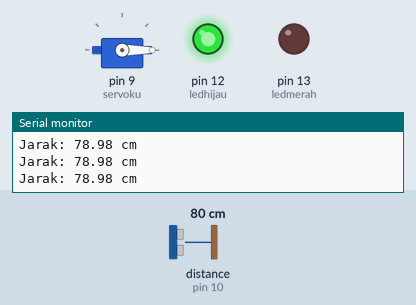
Simulated run of this sketch. Board: Arduino Uno, built with avr-gcc and run on an emulated ATmega328P. On the bench: servo, output pins drawn as LEDs (lit = HIGH), the last lines printed to the serial monitor. Wiring (inferred from the names in the program): ultrasonic range finder: trigger pin 11; echo pin 10. Inputs (shaded band) come from the test bench; at power-on: distance to the obstacle (sensor on pin 10) 80 cm. The echo pulse lasts 58.3 µs per cm; pins used as bus, display or sensor lines are not drawn.

Above: at 1.2 s.
1.3 s: distance to the obstacle (sensor on pin 10) set to 147 cm
2.8 s: distance to the obstacle (sensor on pin 10) set to 154 cm
At 3.4 s:
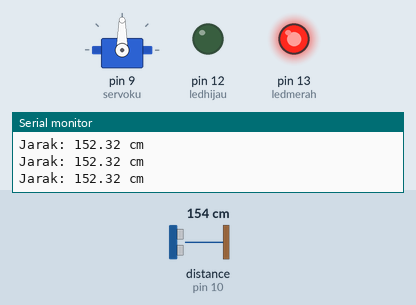
4.4 s: distance to the obstacle (sensor on pin 10) set to 2 cm
At 5.6 s:
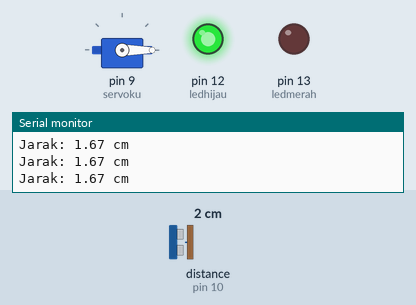
5.9 s: distance to the obstacle (sensor on pin 10) set to 250 cm
At 6.8 s:
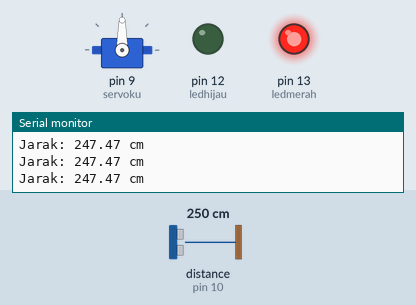
Timing chart, 0 to 8.4 s (numbered marks = the images above; inputs shaded):
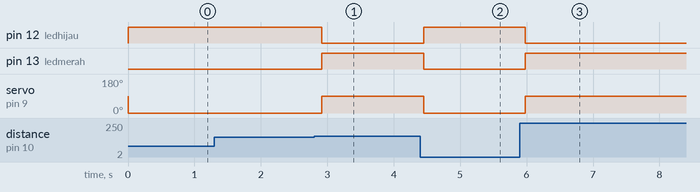

The sketch:

palangv1.ino
```cpp
int ledmerah = 13;
int ledhijau = 12;
#define ECHO_PIN 10
#define TRIG_PIN 11
#include <Servo.h>

Servo servoku;
int sudut;

void setup() {
  // Memulai komunikasi serial dengan baud rate 9600
  Serial.begin(9600);

  servoku.attach(9);
  pinMode(ledmerah, OUTPUT);
  pinMode(ledhijau, OUTPUT);
  pinMode(TRIG_PIN, OUTPUT);
  pinMode(ECHO_PIN, INPUT);

  Serial.println("Sistem Dimulai...");
}

float jarak_cm() {
  digitalWrite(TRIG_PIN, LOW);
  delayMicroseconds(2);
  digitalWrite(TRIG_PIN, HIGH);
  delayMicroseconds(5);
  digitalWrite(TRIG_PIN, LOW);
  int durasi = pulseIn(ECHO_PIN, HIGH);
  return durasi * 0.034 / 2;
}

void loop() {
  float jarak = jarak_cm();

  // Menampilkan data ke Serial Monitor
  Serial.print("Jarak: ");
  Serial.print(jarak);
  Serial.println(" cm");

  if (jarak > 150) {
    digitalWrite(ledmerah, HIGH);
    digitalWrite(ledhijau, LOW);
    servoku.write(90);
  }
  else {
    digitalWrite(ledmerah, LOW);
    digitalWrite(ledhijau, HIGH);
    servoku.write(0);
  }

  delay(100); // Jeda singkat agar pembacaan serial lebih stabil
}
```

Measured:
- the behaviour switches between 151 and 152 cm on distance to the obstacle (sensor on pin 10) (found by bisection; images 0 and 1)
- after the input at 2.8 s, pin 12 (ledhijau): HIGH → LOW after 0.12 s; pin 13 (ledmerah): LOW → HIGH after 0.12 s; servo on pin 9 (servoku): 0° → 90° after 0.12 s
- after the input at 4.4 s, pin 12 (ledhijau): LOW → HIGH after 0.05 s; pin 13 (ledmerah): HIGH → LOW after 0.05 s; servo on pin 9 (servoku): 90° → 0° after 0.05 s
- after the input at 5.9 s, pin 12 (ledhijau): HIGH → LOW after 0.08 s; pin 13 (ledmerah): LOW → HIGH after 0.08 s; servo on pin 9 (servoku): 0° → 90° after 0.08 s
